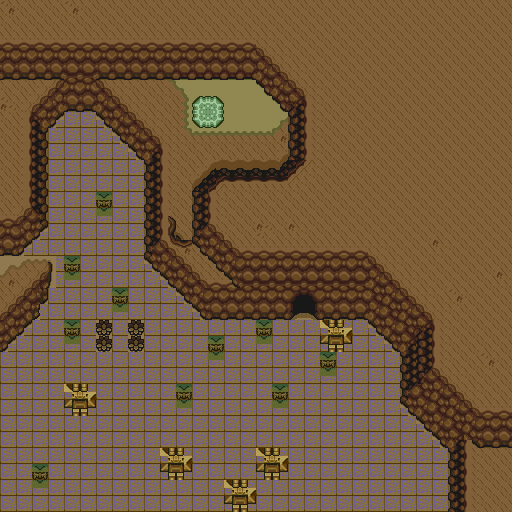

Tiled map render using the project's own tile images. Description and the whole map definition, tile-layer contents included, below:
An orthogonal 32x32 tile map with 16x16 px tiles, 1 tile layer (Tile Layer 1).

<map version="1.5" tiledversion="2021.03.23" orientation="orthogonal" renderorder="right-down" width="32" height="32" tilewidth="16" tileheight="16" infinite="0" nextlayerid="2" nextobjectid="1">
 <tileset firstgid="1" source="SZED16.tsx" />
 <layer id="1" name="Tile Layer 1" width="32" height="32">
  <data encoding="csv">
172,1711,1711,1711,172,1711,1711,1711,1711,1711,1711,1711,1711,1711,1711,1711,1711,1711,1711,1711,1711,1711,1711,1711,1711,1711,1711,1711,1711,1711,1711,1711,
1711,1711,1711,1711,1711,1711,1711,1711,1711,1711,1711,1711,1711,1711,1711,1711,1711,1711,1711,1711,1711,1711,1711,1711,1711,1711,1711,1711,1711,1711,1711,1711,
210,210,210,210,210,210,210,210,210,210,210,210,210,210,210,210,211,1711,1711,1711,1711,1711,1711,1711,1711,1711,1711,1711,1711,1711,1711,1711,
202,202,202,202,202,202,202,202,202,202,202,202,202,202,202,202,209,211,1711,1711,1711,1711,1711,1711,1711,1711,1711,1711,1711,1711,1711,1711,
205,205,205,205,221,221,205,205,205,205,205,228,228,228,228,228,201,209,211,1711,1711,1711,1711,1711,1711,1711,1711,1711,1711,1711,1711,1711,
1711,1711,383,388,202,202,209,211,1711,1711,512,381,53,53,53,53,220,201,209,211,1711,1711,1711,1711,1711,1711,1711,1711,1711,1711,1711,1711,
171,383,388,340,904,904,201,209,211,1711,1711,378,878,879,53,53,53,220,231,198,1711,1711,1711,1711,1711,1711,1711,1711,1711,1711,1711,1711,
1711,541,495,1770,1768,1768,1771,201,209,211,1711,378,885,886,53,53,53,159,214,198,1711,1711,1711,1711,1711,1711,1711,1711,1711,1711,1711,1711,
1711,541,810,1768,1768,1768,1768,1771,201,209,211,512,160,160,160,160,160,164,214,198,1711,1711,1711,1711,1711,1711,1711,1711,1711,1711,1711,1711,
1711,541,810,1768,1768,1768,1768,1768,1771,212,198,1711,1711,1711,1711,1711,1711,486,214,198,1711,1711,1711,1711,1711,1711,1711,1711,1711,1711,1711,1711,
1711,541,810,1768,1768,1768,1768,1768,1768,767,198,1711,486,487,1720,1720,1720,1820,263,264,1711,1711,1711,1711,1711,1711,1711,1711,1711,1711,1711,1711,
1711,541,810,1768,1768,1768,1768,1768,1768,767,198,1711,491,263,358,358,358,358,264,1711,1711,1711,1711,1711,1711,1711,1711,1711,1711,1711,1711,1711,
1711,541,810,1768,1768,1768,1821,1768,1768,767,198,1711,214,198,1711,1711,1711,1711,1711,1711,1711,1711,1711,1711,1711,1711,1711,1711,1711,1711,1711,1711,
210,388,1345,1768,1768,1768,1822,1768,1768,767,1823,1711,214,198,1711,1711,1711,1711,1711,1711,1711,1711,1711,1711,1711,1711,1711,1711,1711,1711,1711,1711,
202,340,1770,1768,1768,1768,1768,1768,1768,767,1824,1825,490,209,1711,1711,1601,1711,902,1711,1711,1711,1711,1711,1711,1711,1711,1711,1711,1711,1711,1711,
904,1770,1768,1768,1768,1768,1768,1768,1768,1344,354,489,200,201,209,210,210,210,210,210,210,210,210,211,1711,1711,1711,902,1711,1711,1711,1711,
1776,1826,1827,1828,1821,1768,1768,1768,1768,1771,201,493,211,200,201,202,202,202,1829,1829,202,202,202,209,211,1711,1711,1711,1711,1711,1711,1711,
1830,383,1831,1832,1822,1768,1768,1768,1768,1768,1771,201,209,210,1761,221,221,221,222,222,221,221,221,201,209,211,1711,1711,1711,1711,1711,902,
383,388,1833,1768,1768,1768,1768,1821,1768,1768,1768,1771,201,202,202,202,202,202,224,225,202,202,202,203,201,209,211,1711,172,1711,1711,1711,
388,340,1834,1768,1768,1768,1768,1822,1768,1768,1768,1768,1771,904,904,904,904,904,905,906,904,904,904,201,203,201,209,211,1711,1711,1711,1711,
340,1770,1768,1768,1821,1768,1835,1768,1835,1768,1768,1768,1768,1768,1768,1768,1821,1768,1768,1768,1836,1837,1768,1771,201,203,231,198,1711,1711,1711,1711,
1770,1768,1768,1768,1822,1768,1835,1768,1835,1768,1768,1768,1768,1821,1768,1768,1822,1768,1768,1768,1838,1839,1768,1768,1771,212,197,198,1711,1711,1711,1711,
1768,1768,1768,1768,1768,1768,1768,1768,1768,1768,1768,1768,1768,1822,1768,1768,1768,1768,1768,1768,1821,1768,1768,1768,1768,767,197,198,1711,1711,172,1711,
1768,1768,1768,1768,1768,1768,1768,1768,1768,1768,1768,1768,1768,1768,1768,1768,1768,1768,1768,1768,1822,1768,1768,1768,1768,767,208,209,211,1711,1711,1711,
1768,1768,1768,1768,1836,1837,1768,1768,1768,1768,1768,1821,1768,1768,1768,1768,1768,1821,1768,1768,1768,1768,1768,1768,1768,1344,203,201,209,211,1711,1711,
1768,1768,1768,1768,1838,1839,1768,1768,1768,1768,1768,1822,1768,1768,1768,1768,1768,1822,1768,1768,1768,1768,1768,1768,1768,1771,201,203,201,209,210,210,
1768,1768,1768,1768,1768,1768,1768,1768,1768,1768,1768,1768,1768,1768,1768,1768,1768,1768,1768,1768,1768,1768,1768,1768,1768,1768,1771,201,203,201,202,202,
1768,1768,1768,1768,1768,1768,1768,1768,1768,1768,1768,1768,1768,1768,1768,1768,1768,1768,1768,1768,1768,1768,1768,1768,1768,1768,1768,1771,212,772,205,205,
1768,1768,1768,1768,1768,1768,1768,1768,1768,1768,1836,1837,1768,1768,1768,1768,1836,1837,1768,1768,1768,1768,1768,1768,1768,1768,1768,1768,767,198,1711,1711,
1768,1768,1821,1768,1768,1768,1768,1768,1768,1768,1838,1839,1768,1768,1768,1768,1838,1839,1768,1768,1768,1768,1768,1768,1768,1768,1768,1768,767,198,1711,1711,
1768,1768,1822,1768,1768,1768,1768,1768,1768,1768,1768,1768,1768,1768,1836,1837,1768,1768,1768,1768,1768,1768,1768,1768,1768,1768,1768,1768,767,198,1711,1711,
1768,1768,1768,1768,1768,1768,1768,1768,1768,1768,1768,1768,1768,1768,1838,1839,1768,1768,1768,1768,1768,1768,1768,1768,1768,1768,1768,1768,767,198,1711,1711
</data>
 </layer>
</map>
